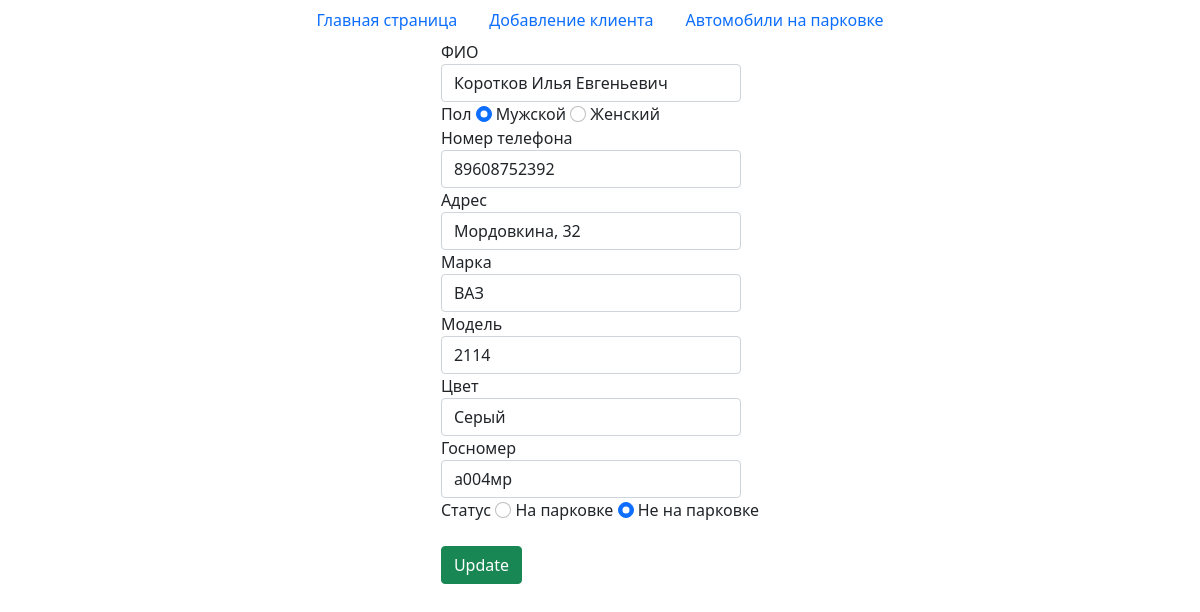
/edit.php?edit=3, run on the app's committed database.
### tables this page shows
CREATE TABLE `clients` (
  `id` int NOT NULL,
  `ФИО` varchar(100) NOT NULL,
  `Пол` char(1) NOT NULL DEFAULT 'М',
  `Телефон` varchar(12) NOT NULL DEFAULT '89608752390',
  `Адрес` varchar(100) NOT NULL DEFAULT 'Бакинская, 13',
  `Автомобиль` int DEFAULT NULL
);

CREATE TABLE `cars` (
  `id` int NOT NULL,
  `Марка` varchar(50) NOT NULL,
  `Модель` varchar(50) NOT NULL,
  `Цвет` varchar(50) NOT NULL,
  `Госномер` varchar(12) NOT NULL,
  `Статус` tinyint(1) NOT NULL DEFAULT '0'
);

### process.php (called while the page is built, shortened)
<?php
$mysqli = new mysqli('localhost', 'root', 'root', 'parking') or die(mysqli_error($mysqli));
if (isset($_GET['edit'])){
    $id = $_GET['edit'];
    $client = $mysqli->query("SELECT * FROM clients WHERE id=$id") or die($mysqli->error);
    if ($client!=NULL){
        $row = $client->fetch_array();
        $name = $row['ФИО'];
        $phone = $row['Телефон'];
        $address = $row['Адрес'];
        $carId = $row['Автомобиль'];
        $carArray = $mysqli->query("SELECT * FROM cars WHERE id=$carId") or die($mysqli->error);
        $car = $carArray->fetch_array();
        $mark = $car['Марка'];
        $model= $car['Модель'];
        $color = $car['Цвет'];
        $number = $car['Госномер'];
        $status = $car['Статус'];
        if (isset($status)){
            switch($status){
                case 0:
                    $statusFirstButton = '';
                    $statusSecondButton = 'checked';
                    break;
            }
        }
    }
}

### edit.php (the view, shortened to what this page needs)
<!DOCTYPE html>
<html>
<head>
    <link href="https://cdn.jsdelivr.net/npm/bootstrap@5.0.0-beta2/dist/css/bootstrap.min.css" rel="stylesheet"
>
</head>
<body>
    <?php require_once 'process.php'; ?>
    <nav class="nav justify-content-center">
        <a class="nav-link" href="index.php">Главная страница</a>
        <a class="nav-link" href="add.php">Добавление клиента</a>
        <a class="nav-link" href="parking.php">Автомобили на парковке</a>
    </nav>
    <div class="container">
        <div class="row">
            <div class="input-group justify-content-center">
                <form action="process.php" method="POST">
                    <div>
                    <label for="FIO">ФИО</label>
                        <input type="text" class="form-control" name="name" value="<?php echo $name; ?>"
                            placeholder="Иванов Иван Иванович" minlength=3>
                    </div>
                    <div>
                        <label for="sex">Пол</label>
                        <input class="form-check-input" type="radio" value="М" name="sex" checked> Мужской
                        <input class="form-check-input" type="radio" value="Ж" name="sex"> Женский
                    </div>
                    <div>
                        <label for="phone">Номер телефона</label>
                        <input type="phone" class="form-control" name="phone" value="<?php echo $phone; ?>"
                            placeholder="88005553535" required>
                    </div>
                    <div>
                        <label for="address">Адрес</label>
                        <input type="address" class="form-control" name="address" value="<?php echo $address; ?>"
                            placeholder="Суздальского, 54">
                    </div>
                    <div>
                        <label for="mark">Марка</label>
                        <input type="text" class="form-control" name="mark" value="<?php echo $mark; ?>"
                            placeholder="Honda" required>
                    </div>
                    <div>
                        <label for="model">Модель</label>
                        <input class="form-control" type="text" name="model" value="<?php echo $model; ?>"
                            placeholder="Pilot" required>
                    </div>
                    <div>
                        <label for="color">Цвет</label>
                        <input type="phone" class="form-control" name="color" value="<?php echo $color; ?>"
                            placeholder="Белый"required>
                    </div>
                    <div>
                        <label for="number">Госномер</label>
                        <input type="address" class="form-control" name="number" value="<?php echo $number; ?>"
                            placeholder="а001мр" required>
                    </div>
                    <div>
                        <label for="status">Статус</label>
                        <input class="form-check-input" type="radio" value="1" name="status" <?php echo $statusFirstButton ?> > На парковке
                        <input class="form-check-input" type="radio" value="0" name="status" <?php echo $statusSecondButton ?> > Не на парковке
                    </div>
                    <div>
                        <br>
                        <button type="submit" name="update" class="btn btn-success">Update</button>
                    </div>
                </form>
            </div>
        </div>
    </div>
</body>
</html>

### edit.php (style rules this page uses)
.form-control { width: 300px; }

### data on the page
clients: name "Коротков Илья Евгеньевич", phone "89608752392", address "Мордовкина, 32"
cars: mark "ВАЗ", model "2114", color "Серый", number "а004мр"
